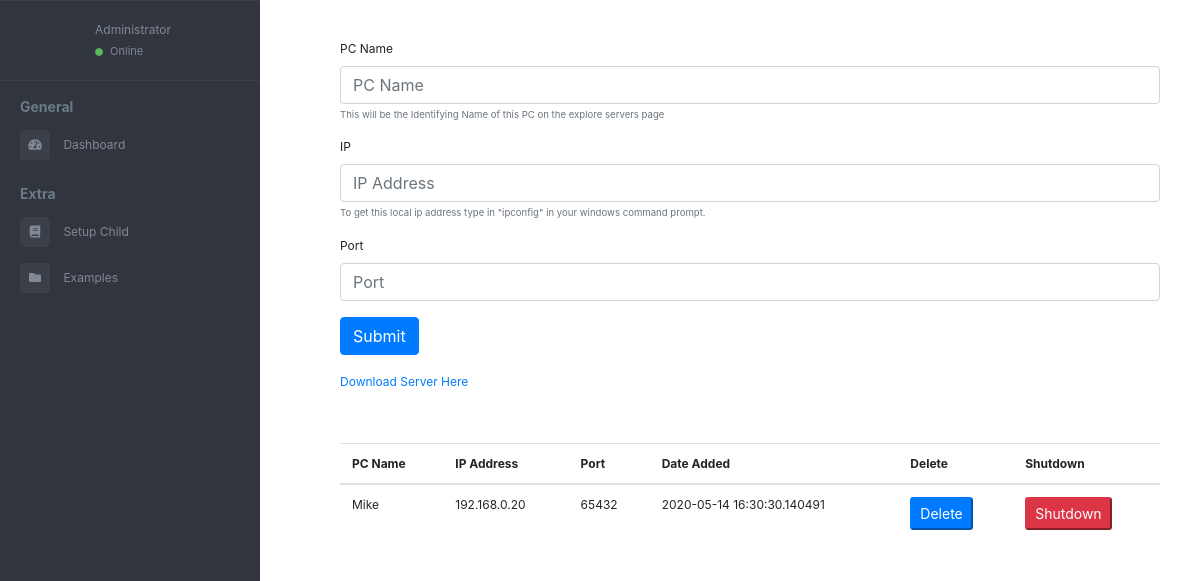
The app's page /child-node-setup, older data.
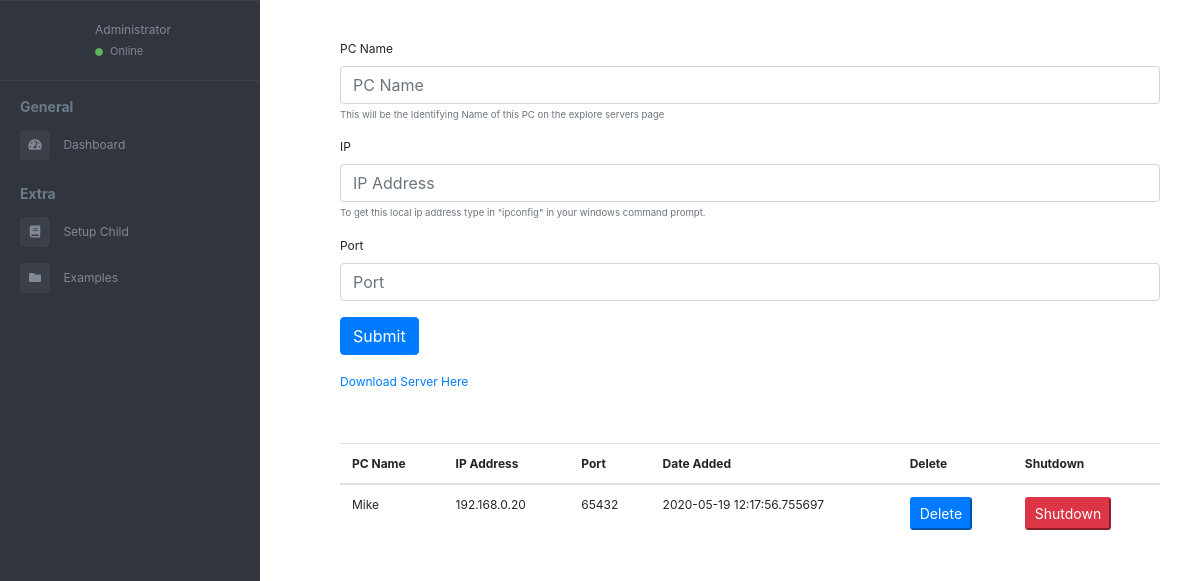
The same page, newer data.
### app/models.py (models this page shows)
class LocalNetwork(db.Model):
    id = db.Column(db.Integer, primary_key=True)
    pc_name = db.Column(db.String(64), index = True)
    ip_addr = db.Column(db.String(64), unique = True)
    port = db.Column(db.Integer)
    date_added = db.Column(db.String(120))

### app/routes.py (the view, shortened to what this page needs)
@app.route("/child-node-setup", methods = ["GET", "POST"])
def child_node_setup():
    shutdown = request.form.get("shutdown")
    if shutdown is not None:
        return redirect(url_for('shutdown_remote', pc_name = shutdown))
    delete = request.form.get("delete")
    print(delete)
    all_pcs_on_network = LocalNetwork.query.all()
    if request.method == "POST" and delete is not None:
        LocalNetwork.query.filter_by(id=int(delete)).delete()
        db.session.commit()
        return redirect(url_for("child_node_setup"))
    return render_template("child-node.html", pcs = all_pcs_on_network)

### app/templates/child-node.html (shortened to what this page needs)
{%include 'header.html'%}
  <main class="page-content">
    <div class="container-fluid">
        <form method = "POST">
            <div class="form-group">
              <label for="exampleInputEmail1">PC Name</label>
              <input type="text" class="form-control" id="pc_name" name = "pc_name" placeholder="PC Name">
              <small id="emailHelp" class="form-text text-muted">This will be the Identifying Name of this PC on the explore servers page</small>
            </div>
            <div class="form-group">
              <label for="exampleInputEmail1">IP</label>
              <input type="text" class="form-control" id="ip" name = "ip" placeholder="IP Address">
              <small id="emailHelp" class="form-text text-muted">To get this local ip address type in "ipconfig" in your windows command prompt.</small>
            </div>
            <div class="form-group">
              <label for="exampleInputPassword1">Port</label>
              <input type="text" class="form-control" id="port" name = "port" placeholder="Port">
            </div>
            <button type="submit" class="btn btn-primary">Submit</button>
            <a href="{{url_for('download_server')}}">Download Server Here</a>
    </div>
    <div class="table-responsive" id="sailorTableArea">
      <table class="table table-hover" width="100%">
          <thead>
              <tr>
                  <th>PC Name</th>
                  <th>IP Address</th>
                  <th>Port</th>
                  <th>Date Added</th>
                  <th>Delete</th>
                  <th>Shutdown</th>
              </tr>
          </thead>
          <tbody>
            {%for each in pcs%}
            <tr>
                <td>{{each.pc_name}}</td>
                <td>{{each.ip_addr}}</td>
                <td>{{each.port}}</td>
                <td>{{each.date_added}}</td>
                <td>
                  <form method = "POST">
                    <button class = "btn-primary btn-sm"" name = "delete" value = {{each.id}}>
                        Delete
                    </button>
                  </form>
                </td>
                <td>
                  <form method = "POST">
                    <button class = "btn-danger btn-sm"  name = "shutdown" value = {{each.id}}>
                        Shutdown
                    </button>
                  </form>
                </td>
            </tr>
              {%endfor%}
        </tbody>
    </table>
    </div>
  </main>
</div>
</body>
</html>

### app/templates/header.html (shortened to what this page needs)
<link href="//maxcdn.bootstrapcdn.com/bootstrap/4.0.0/css/bootstrap.min.css" rel="stylesheet" id="bootstrap-css">
<!DOCTYPE html>
<html lang="en">
<head>
    <link rel="stylesheet" href="https://maxcdn.bootstrapcdn.com/bootstrap/4.0.0/css/bootstrap.min.css"
>
    <link href="https://use.fontawesome.com/releases/v5.0.6/css/all.css" rel="stylesheet">
    <link href="/static/css/home.css" rel="stylesheet">
</head>
<body>
<div class="page-wrapper chiller-theme toggled">
  <nav id="sidebar" class="sidebar-wrapper">
    <div class="sidebar-content">
      <div class="sidebar-header">
        <div class="user-pic">
        </div>
        <div class="user-info">
          <span class="user-role">Administrator</span>
          <span class="user-status">
            <i class="fa fa-circle"></i>
            <span>Online</span>
          </span>
        </div>
      </div>
      <div class="sidebar-menu">
        <ul>
          <li class="header-menu">
            <span>General</span>
          </li>
          <li class="sidebar">
            <a href="{{url_for('dashboard')}}">
              <i class="fa fa-tachometer-alt"></i>
              <span>Dashboard</span>
            </a>
          </li>
          <li class="header-menu">
            <span>Extra</span>
          </li>
          <li>
            <a href="{{url_for('child_node_setup')}}">
              <i class="fa fa-book"></i>
              <span>Setup Child</span>
            </a>
          </li>
          <li>
            <a href="#">
              <i class="fa fa-folder"></i>
              <span>Examples</span>
            </a>
          </li>
        </ul>
      </div>
    </div>
  </nav>

### app/static/css/home.css (style rules this page uses)
body { font-size: 0.9rem; }
.page-wrapper .sidebar-wrapper, .sidebar-wrapper .sidebar-brand > a, .sidebar-wrapper .sidebar-dropdown > a:after, .sidebar-wrapper .sidebar-menu .sidebar-dropdown .sidebar-submenu li a:before, .sidebar-wrapper ul li a i, .page-wrapper .page-content, .sidebar-wrapper .sidebar-search input.search-menu, .sidebar-wrapper .sidebar-search .input-group-text, .sidebar-wrapper .sidebar-menu ul li a, #show-sidebar, #close-sidebar { -webkit-transition: all 0.3s ease; -moz-transition: all 0.3s ease; -ms-transition: all 0.3s ease; -o-transition: all 0.3s ease; transition: all 0.3s ease; }
.page-wrapper { height: 100vh; }
.page-wrapper.toggled .sidebar-wrapper { left: 0px; }
@media screen and (min-width: 768px) { .page-wrapper.toggled .page-content { padding-left: 300px; } }
.sidebar-wrapper { width: 260px; height: 100%; max-height: 100%; position: fixed; top: 0; left: -300px; z-index: 999; }
.sidebar-wrapper ul { list-style-type: none; padding: 0; margin: 0; }
.sidebar-wrapper a { text-decoration: none; }
.sidebar-content { max-height: calc(100% - 30px); height: calc(100% - 30px); overflow-y: auto; position: relative; }
.sidebar-wrapper .sidebar-header { padding: 20px; overflow: hidden; }
.sidebar-wrapper .sidebar-header .user-pic { float: left; width: 60px; padding: 2px; border-radius: 12px; margin-right: 15px; overflow: hidden; }
.sidebar-wrapper .sidebar-header .user-info { float: left; }
.sidebar-wrapper .sidebar-header .user-info > span { display: block; }
.sidebar-wrapper .sidebar-header .user-info .user-role { font-size: 12px; }
.sidebar-wrapper .sidebar-header .user-info .user-status { font-size: 11px; margin-top: 4px; }
.sidebar-wrapper .sidebar-header .user-info .user-status i { font-size: 8px; margin-right: 4px; color: #5cb85c; }
.sidebar-wrapper .sidebar-menu { padding-bottom: 10px; }
.sidebar-wrapper .sidebar-menu .header-menu span { font-weight: bold; font-size: 14px; padding: 15px 20px 5px 20px; display: inline-block; }
.sidebar-wrapper .sidebar-menu ul li a { display: inline-block; width: 100%; text-decoration: none; position: relative; padding: 8px 30px 8px 20px; }
.sidebar-wrapper .sidebar-menu ul li a i { margin-right: 10px; font-size: 12px; width: 30px; height: 30px; line-height: 30px; text-align: center; border-radius: 4px; }
.page-wrapper .page-content { display: inline-block; width: 100%; padding-left: 0px; padding-top: 20px; }
.page-wrapper .page-content > div { padding: 20px 40px; }
.page-wrapper .page-content { overflow-x: hidden; }
.chiller-theme .sidebar-wrapper { background: #31353D; }
.chiller-theme .sidebar-wrapper .sidebar-header, .chiller-theme .sidebar-wrapper .sidebar-search, .chiller-theme .sidebar-wrapper .sidebar-menu { border-top: 1px solid #3a3f48; }
.chiller-theme .sidebar-wrapper .sidebar-header .user-info .user-role, .chiller-theme .sidebar-wrapper .sidebar-header .user-info .user-status, .chiller-theme .sidebar-wrapper .sidebar-search input.search-menu, .chiller-theme .sidebar-wrapper .sidebar-search .input-group-text, .chiller-theme .sidebar-wrapper .sidebar-brand>a, .chiller-theme .sidebar-wrapper .sidebar-menu ul li a, .chiller-theme .sidebar-footer>a { color: #818896; }
.chiller-theme .sidebar-wrapper .sidebar-menu ul li:hover>a, .chiller-theme .sidebar-wrapper .sidebar-menu .sidebar-dropdown.active>a, .chiller-theme .sidebar-wrapper .sidebar-header .user-info, .chiller-theme .sidebar-wrapper .sidebar-brand>a:hover, .chiller-theme .sidebar-footer>a:hover i { color: #b8bfce; }
.chiller-theme .sidebar-wrapper .sidebar-menu ul li a i, .chiller-theme .sidebar-wrapper .sidebar-menu .sidebar-dropdown div, .chiller-theme .sidebar-wrapper .sidebar-search input.search-menu, .chiller-theme .sidebar-wrapper .sidebar-search .input-group-text { background: #3a3f48; }
.chiller-theme .sidebar-wrapper .sidebar-menu .header-menu span { color: #6c7b88; }

### app/templates/child-node.html (style rules this page uses)
body { font-size:12px; }
.table { font-size:12px !important; }
td { padding-left:50px; }

Row changes from the older to the newer data that the page shows:
changed LocalNetwork "Mike": date_added "2020-05-14 16:30:30.140491" → "2020-05-19 12:17:56.755697"
